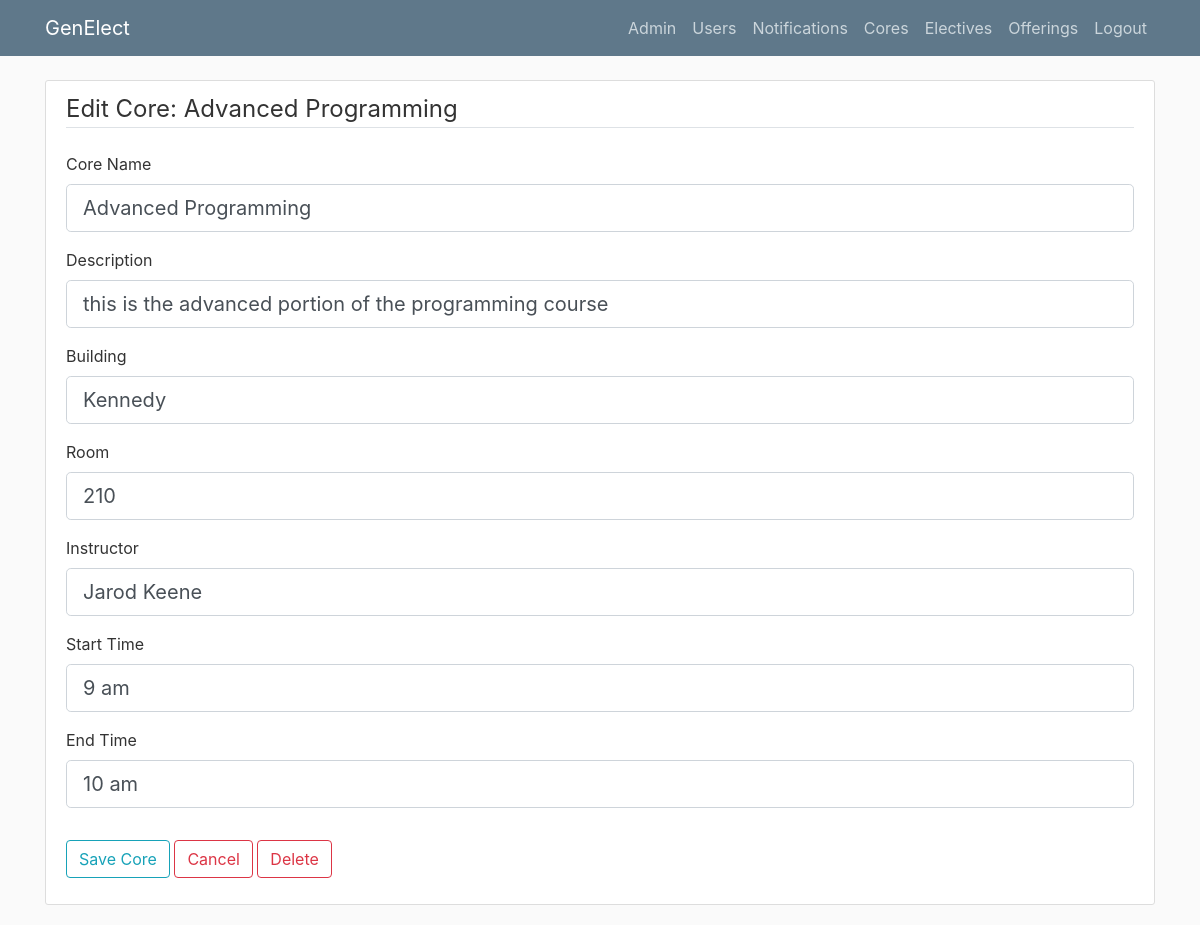
Before: /editcore/1 (signed in) with the older database file.
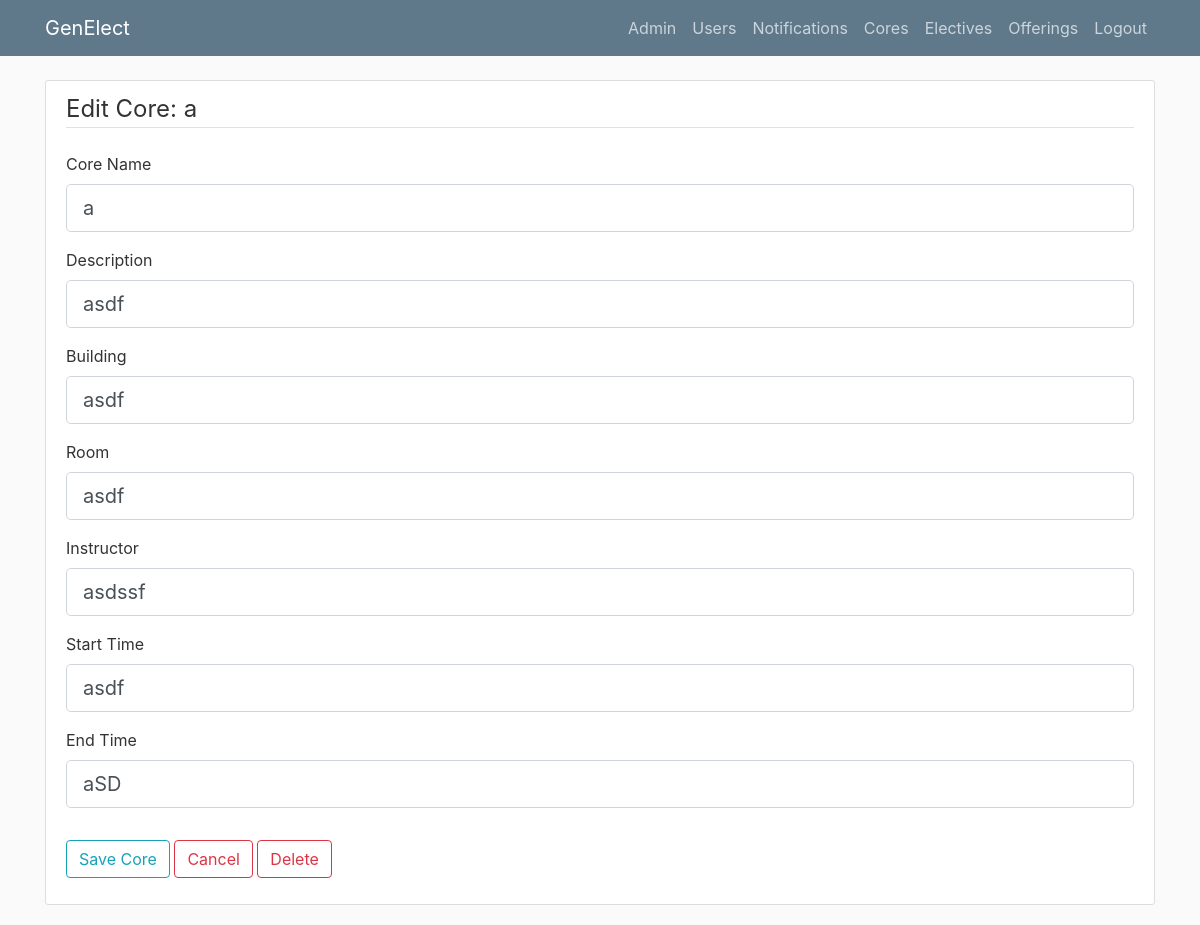
After: the same page with the newer database file.
### genElect/models.py (models this page shows)
class Base(db.Model):
    __abstract__ = True
    id = db.Column(db.Integer, primary_key=True, autoincrement=True)
    date_created = db.Column(db.DateTime, default=db.func.current_timestamp())
    date_modified = db.Column(db.DateTime, default=db.func.current_timestamp(),
            onupdate=db.func.current_timestamp())

class Cores(Base):
    __tablename__ = 'cores'
    name = db.Column(db.String(100))
    description = db.Column(db.String(500))
    building = db.Column(db.String(100))
    room = db.Column(db.String(100))
    start_time = db.Column(db.String(100))
    end_time = db.Column(db.String(100))
    instructor = db.Column(db.String(100))
    registrations = db.relationship('CoreRegistrations', backref='core', lazy=True)

### genElect/__init__.py (the view)
@app.route("/core/<core_id>", methods=['GET', 'POST'])
@app.route("/editcore/<core_id>", methods=['GET', 'POST'])
def editcore(core_id):
    if current_user.is_authenticated and (current_user.role == "admin" or current_user.role == "instructor"):
        core = Cores.query.filter_by(id=int(core_id)).first()
        if core:
            form = CoreForm()
            if form.validate_on_submit():
                core.name = form.name.data
                core.description = form.description.data
                core.instructor = form.instructor.data
                core.building = form.building.data
                core.room = form.room.data
                core.start_time = form.start_time.data
                core.end_time = form.end_time.data
                db.session.commit()
                flash("Core Info Updated", 'success')
                return redirect(f'/core/{core_id}')
            elif request.method == 'GET':
                form.name.data = core.name
                form.description.data = core.description
                form.instructor.data = core.instructor
                form.building.data = core.building
                form.room.data = core.room
                form.start_time.data = core.start_time
                form.end_time.data = core.end_time
            return render_template('editcore.html', core=core, form=form, title="Core Edit")
        else:
            return render_template('notfound.html')
    else:
        return render_template('denied.html')

### genElect/forms/__init__.py
class CoreForm(FlaskForm):
	name = StringField('Core Name', validators=[DataRequired()])
	description = StringField('Description', validators=[DataRequired()])
	instructor = StringField('Instructor', validators=[DataRequired()])
	building = StringField('Building', validators=[DataRequired()])
	room = StringField('Room', validators=[DataRequired()])
	start_time = StringField('Start Time', validators=[DataRequired()])
	end_time = StringField('End Time', validators=[DataRequired()])
	submit = SubmitField('Save Core')

### genElect/__init__.py (called while the page is built)
@login_manager.user_loader
def load_user(user_id):
    return Users.query.get(int(user_id))

### genElect/templates/editcore.html (shortened to what the changed rows need)
{% extends "layout.html" %}
{% block content %}
    <div class="content-section">
    	<form method="POST" action="">
    		<fieldset class="form-group">
    			<legend class="border-bottom mb-4">Edit Core: {{ core.name }}</legend>
    			<div class="form-group">
                    {{ form.name.label(class="form-control-label") }}
                    {% if form.name.errors %}
                        {{ form.name(class="form-control form-control-lg is-invalid") }}
                        <div class="invalid-feedback">
                            {% for error in form.name.errors %}
                                <span>{{ error }}</span>
                            {% endfor%}
                        </div>
                    {% else %}
                        {{ form.name(class="form-control form-control-lg") }}
                    {% endif %}
                </div>
                <div class="form-group">
                    {{ form.description.label(class="form-control-label") }}
                    {% if form.description.errors %}
                        {{ form.description(class="form-control form-control-lg is-invalid") }}
                        <div class="invalid-feedback">
                            {% for error in form.description.errors %}
                                <span>{{ error }}</span>
                            {% endfor%}
                        </div>
                    {% else %}
                        {{ form.description(class="form-control form-control-lg") }}
                    {% endif %}
                </div>
                <div class="form-group">
                    {{ form.building.label(class="form-control-label") }}
                    {% if form.building.errors %}
                        {{ form.building(class="form-control form-control-lg is-invalid") }}
                        <div class="invalid-feedback">
                            {% for error in form.building.errors %}
                                <span>{{ error }}</span>
                            {% endfor%}
                        </div>
                    {% else %}
                        {{ form.building(class="form-control form-control-lg") }}
                    {% endif %}
                </div>
                <div class="form-group">
                    {{ form.room.label(class="form-control-label") }}
                    {% if form.room.errors %}
                        {{ form.room(class="form-control form-control-lg is-invalid") }}
                        <div class="invalid-feedback">
                            {% for error in form.room.errors %}
                                <span>{{ error }}</span>
                            {% endfor%}
                        </div>
                    {% else %}
                        {{ form.room(class="form-control form-control-lg") }}
                    {% endif %}
                </div>
                <div class="form-group">
                    {{ form.instructor.label(class="form-control-label") }}
                    {% if form.instructor.errors %}
                        {{ form.instructor(class="form-control form-control-lg is-invalid") }}
                        <div class="invalid-feedback">
                            {% for error in form.instructor.errors %}
                                <span>{{ error }}</span>
                            {% endfor%}
                        </div>
                    {% else %}
                        {{ form.instructor(class="form-control form-control-lg") }}
                    {% endif %}
                </div>
                <div class="form-group">
                    {{ form.start_time.label(class="form-control-label") }}
                    {% if form.start_time.errors %}
                        {{ form.start_time(class="form-control form-control-lg is-invalid") }}
                        <div class="invalid-feedback">
                            {% for error in form.start_time.errors %}
                                <span>{{ error }}</span>
                            {% endfor%}
                        </div>
                    {% else %}
                        {{ form.start_time(class="form-control form-control-lg") }}
                    {% endif %}
                </div>
                <div class="form-group">
                    {{ form.end_time.label(class="form-control-label") }}
                    {% if form.end_time.errors %}
                        {{ form.end_time(class="form-control form-control-lg is-invalid") }}
                        <div class="invalid-feedback">
                            {% for error in form.end_time.errors %}
                                <span>{{ error }}</span>
                            {% endfor%}
                        </div>
                    {% else %}
                        {{ form.end_time(class="form-control form-control-lg") }}
                    {% endif %}
                </div>
    		</fieldset>
    	</form>
    </div>
{% endblock content %}

Changed rows visible on the page:
changed Cores: name "Advanced Programming" → "a"; description "this is the advanced portion of the programming course" → "asdf"; building "Kennedy" → "asdf"; room "210" → "asdf"; instructor "Jarod Keene" → "asdssf"; start_time "9 am" → "asdf"; end_time "10 am" → "aSD"
